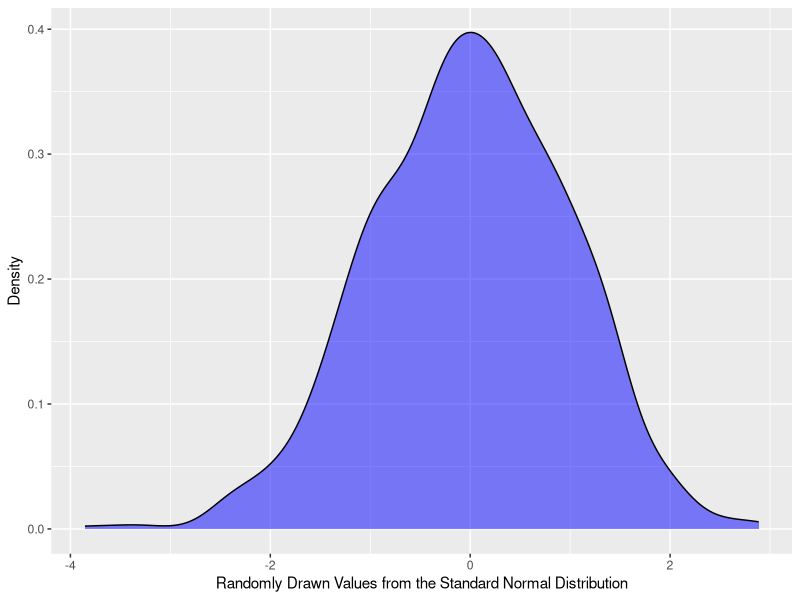

R code for this plot:
## ---- chunk 1
# import libraries
library(tidyverse)
## ---- chunk 2
# dnorm: value of the standard normal distribution pdf at x=0
dnorm(x = 0, mean = 0, sd = 1)
## ---- chunk 3
# pnorm: amount of the standard normal distribution pdf to the left of x=0
pnorm(q = 0, mean = 0, sd = 1)
## ---- chunk 4
# qnorm: find the 0.50 quantile of the standard normal distribution
qnorm(p = 0.50, mean = 0, sd = 1)
## ---- chunk 5
# rnorm: vector of 1000 random draws from the standard normal distribution
normal_vector <- rnorm(n = 1000, mean = 0, sd = 1)
## ---- chunk 6
ggplot() + 
  geom_density(aes(normal_vector), fill = 'blue', alpha = 0.5) +
  xlab('Randomly Drawn Values from the Standard Normal Distribution') +
  ylab('Density')
